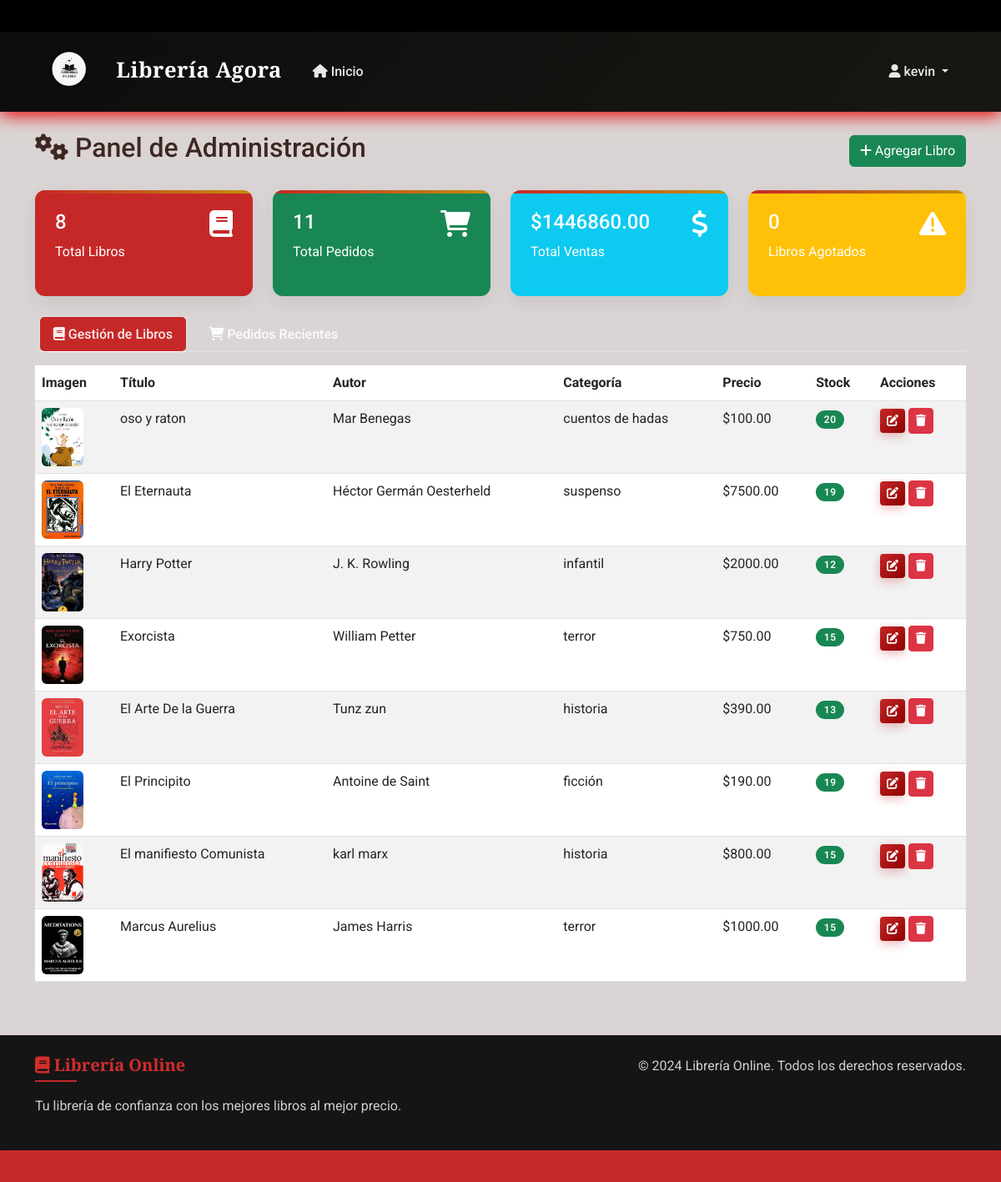
Page /panel-admin/ (signed in) on the committed database.
### app/models.py (models this page shows, shortened)
class Libro(models.Model):
    titulo = models.CharField(max_length=200)
    autor = models.CharField(max_length=100)
    categoria = models.ForeignKey(Categoria, on_delete=models.CASCADE)
    precio = models.DecimalField(max_digits=10, decimal_places=2)
    precio_original = models.DecimalField(max_digits=10, decimal_places=2, null=True, blank=True)
    stock = models.IntegerField(default=0)
    calificacion = models.DecimalField(max_digits=3, decimal_places=1, default=0.0)
    descripcion = models.TextField(blank=True)
    imagen = models.ImageField(upload_to='libros/', null=True, blank=True)
    fecha_creacion = models.DateTimeField(auto_now_add=True)
    isbn = models.CharField(max_length=13, blank=True)
    paginas = models.IntegerField(null=True, blank=True)
    editorial = models.CharField(max_length=100, blank=True)
    fecha_publicacion = models.DateField(null=True, blank=True)
    @property
    def stock_bajo(self):
        return self.stock < 5

class Categoria(models.Model):
    nombre = models.CharField(max_length=100)
    class Meta:
        verbose_name_plural = "Categorías"

### app/views.py (the view)
# urls.py: path('panel-admin/', views.panel_admin, name='panel_admin'),
@login_required
def panel_admin(request):
    if not request.user.is_staff:
        return redirect('inicio')
    libros = Libro.objects.all().order_by('-fecha_creacion')
    pedidos_recientes = Pedido.objects.all().order_by('-fecha_creacion')[:10]
    total_ventas = sum(pedido.total for pedido in Pedido.objects.all())
    libros_agotados = Libro.objects.filter(stock=0).count()
    contexto = {
        'libros': libros,
        'pedidos_recientes': pedidos_recientes,
        'total_libros': libros.count(),
        'total_pedidos': Pedido.objects.count(),
        'total_ventas': total_ventas,
        'libros_agotados': libros_agotados,
    }
    return render(request, 'tienda/panel_admin.html', contexto)

### app/templates/tienda/panel_admin.html (shortened to what this page needs)
{% extends 'base.html' %}
{% block content %}
<div class="d-flex justify-content-between align-items-center mb-4">
    <h2><i class="fas fa-cogs"></i> Panel de Administración</h2>
    <a href="{% url 'agregar_libro' %}" class="btn btn-success">
        <i class="fas fa-plus"></i> Agregar Libro
    </a>
</div>
<div class="row mb-4">
    <div class="col-md-3">
        <div class="card bg-primary text-white">
            <div class="card-body">
                <div class="d-flex justify-content-between">
                    <div>
                        <h4>{{ total_libros }}</h4>
                        <p>Total Libros</p>
                    </div>
                    <i class="fas fa-book fa-2x"></i>
                </div>
            </div>
        </div>
    </div>
    <div class="col-md-3">
        <div class="card bg-success text-white">
            <div class="card-body">
                <div class="d-flex justify-content-between">
                    <div>
                        <h4>{{ total_pedidos }}</h4>
                        <p>Total Pedidos</p>
                    </div>
                    <i class="fas fa-shopping-cart fa-2x"></i>
                </div>
            </div>
        </div>
    </div>
    <div class="col-md-3">
        <div class="card bg-info text-white">
            <div class="card-body">
                <div class="d-flex justify-content-between">
                    <div>
                        <h4>${{ total_ventas }}</h4>
                        <p>Total Ventas</p>
                    </div>
                    <i class="fas fa-dollar-sign fa-2x"></i>
                </div>
            </div>
        </div>
    </div>
    <div class="col-md-3">
        <div class="card bg-warning text-white">
            <div class="card-body">
                <div class="d-flex justify-content-between">
                    <div>
                        <h4>{{ libros_agotados }}</h4>
                        <p>Libros Agotados</p>
                    </div>
                    <i class="fas fa-exclamation-triangle fa-2x"></i>
                </div>
            </div>
        </div>
    </div>
</div>
<ul class="nav nav-tabs" id="adminTabs" role="tablist">
    <li class="nav-item" role="presentation">
        <button class="nav-link active" id="libros-tab" data-bs-toggle="tab" data-bs-target="#libros" type="button">
            <i class="fas fa-book"></i> Gestión de Libros
        </button>
    </li>
    <li class="nav-item" role="presentation">
        <button class="nav-link" id="pedidos-tab" data-bs-toggle="tab" data-bs-target="#pedidos" type="button">
            <i class="fas fa-shopping-cart"></i> Pedidos Recientes
        </button>
    </li>
</ul>
<div class="tab-content" id="adminTabsContent">
    <div class="tab-pane fade show active" id="libros" role="tabpanel">
        <div class="table-responsive mt-3">
            <table class="table table-striped">
                <thead>
                    <tr>
                        <th>Imagen</th>
                        <th>Título</th>
                        <th>Autor</th>
                        <th>Categoría</th>
                        <th>Precio</th>
                        <th>Stock</th>
                        <th>Acciones</th>
                    </tr>
                </thead>
                <tbody>
                    {% for libro in libros %}
                        <tr>
                            <td>
                                {% if libro.imagen %}
                                    <img src="{{ libro.imagen.url }}" width="50" height="70" class="rounded" alt="{{ libro.titulo }}">
                                {% else %}
                                    <img src="/placeholder.svg?height=70&width=50" width="50" height="70" class="rounded" alt="{{ libro.titulo }}">
                                {% endif %}
                            </td>
                            <td>{{ libro.titulo }}</td>
                            <td>{{ libro.autor }}</td>
                            <td>{{ libro.categoria.nombre }}</td>
                            <td>${{ libro.precio }}</td>
                            <td>
                                <span class="badge bg-{% if libro.stock == 0 %}danger{% elif libro.stock_bajo %}warning{% else %}success{% endif %}">
                                    {{ libro.stock }}
                                </span>
                            </td>
                            <td>
                                <a href="{% url 'editar_libro' libro.id %}" class="btn btn-sm btn-primary">
                                    <i class="fas fa-edit"></i>
                                </a>
                                <a href="{% url 'admin_eliminar_libro' libro.id %}" class="btn btn-sm btn-danger"
                                   onclick="return confirm('¿Estás seguro de eliminar este libro?')">
                                    <i class="fas fa-trash"></i>
                                </a>
                            </td>
                        </tr>
                    {% endfor %}
                </tbody>
            </table>
        </div>
    </div>
</div>
{% endblock %}

### app/templates/base.html (shortened to what this page needs)
{% load static %}
<!DOCTYPE html>
<html lang="es">
<head>
    <link href="https://cdn.jsdelivr.net/npm/bootstrap@5.3.0/dist/css/bootstrap.min.css" rel="stylesheet">
    <link rel="stylesheet" href="https://cdnjs.cloudflare.com/ajax/libs/font-awesome/6.0.0/css/all.min.css">
    <link rel="stylesheet" href="{% static 'css/styl.css' %}">
    <link rel="stylesheet" href="{% static 'styl.css' %}">
</head>
<body>
    <div class="top-announcement-bar">
    <div class="announcement-content">
    </div>
    </div>
    <nav class="navbar navbar-expand-lg navbar-dark bg-dark">
        <div class="container">
            <a class="navbar-brand" href="{% url 'inicio' %}">
                <i class="conim">  <img class="agora" src="{% static 'img/agora.png' %}" alt=""></i> Librería Agora
            </a>
            <div class="collapse navbar-collapse" id="navbarNav">
                <ul class="navbar-nav me-auto">
                    <li class="nav-item">
                        <a class="nav-link" href="{% url 'inicio' %}">
                            <i class="fas fa-home"></i> Inicio
                        </a>
                    </li>
                </ul>
                <ul class="navbar-nav">
                    {% if user.is_authenticated %}
                        <li class="nav-item dropdown">
                            <a class="nav-link dropdown-toggle" href="#" id="navbarDropdown" role="button" data-bs-toggle="dropdown">
                                <i class="fas fa-user"></i> {{ user.username }}
                            </a>
                        </li>
                    {% endif %}
                </ul>
            </div>
        </div>
    </nav>
    <main class="container mt-4">
        {% block content %}
        {% endblock %}
    </main>
    <footer class="footer mt-5 py-4">
        <div class="container">
            <div class="row">
                <div class="col-md-6">
                    <h5><i class="fas fa-book"></i> Librería Online</h5>
                    <p>Tu librería de confianza con los mejores libros al mejor precio.</p>
                </div>
                <div class="col-md-6 text-md-end">
                    <p>&copy; 2024 Librería Online. Todos los derechos reservados.</p>
                </div>
            </div>
        </div>
    </footer>
</body>
    <div class="announcement-bar">
        <div class="announcement-content">
        </div>
      </div>
</html>

### app/templates/base.html (style rules this page uses)
.navbar-brand { font-weight: bold; }
.footer { background-color: #161515; color: rgb(211, 45, 45); margin-top: 50px; }
.agora { height: 90px; object-fit: cover; }

### rows in the picture
Libro: imagen (picture), titulo "oso y raton", autor "Mar Benegas", categoria.nombre "cuentos de hadas", precio "100.00", stock "20"
Libro: imagen (picture), titulo "El Eternauta", autor "Héctor Germán Oesterheld", categoria.nombre "suspenso", precio "7500.00", stock "19"
Libro: imagen (picture), titulo "Harry Potter", autor "J. K. Rowling", categoria.nombre "infantil", precio "2000.00", stock "12"
Libro: imagen (picture), titulo "Exorcista", autor "William Petter", categoria.nombre "terror", precio "750.00", stock "15"
Libro: imagen (picture), titulo "El Arte De la Guerra", autor "Tunz zun", categoria.nombre "historia", precio "390.00", stock "13"
Libro: imagen (picture), titulo "El Principito", autor "Antoine de Saint", categoria.nombre "ficción", precio "190.00", stock "19"
Libro: imagen (picture), titulo "El manifiesto Comunista", autor "karl marx", categoria.nombre "historia", precio "800.00", stock "15"
Libro: imagen (picture), titulo "Marcus Aurelius", autor "James Harris", categoria.nombre "terror", precio "1000.00", stock "15"

### other values in the picture
{{ user.username }} "kevin"
{{ total_libros }} "8"
{{ total_pedidos }} "11"
{{ total_ventas }} "1446860.00"
{{ libros_agotados }} "0"
